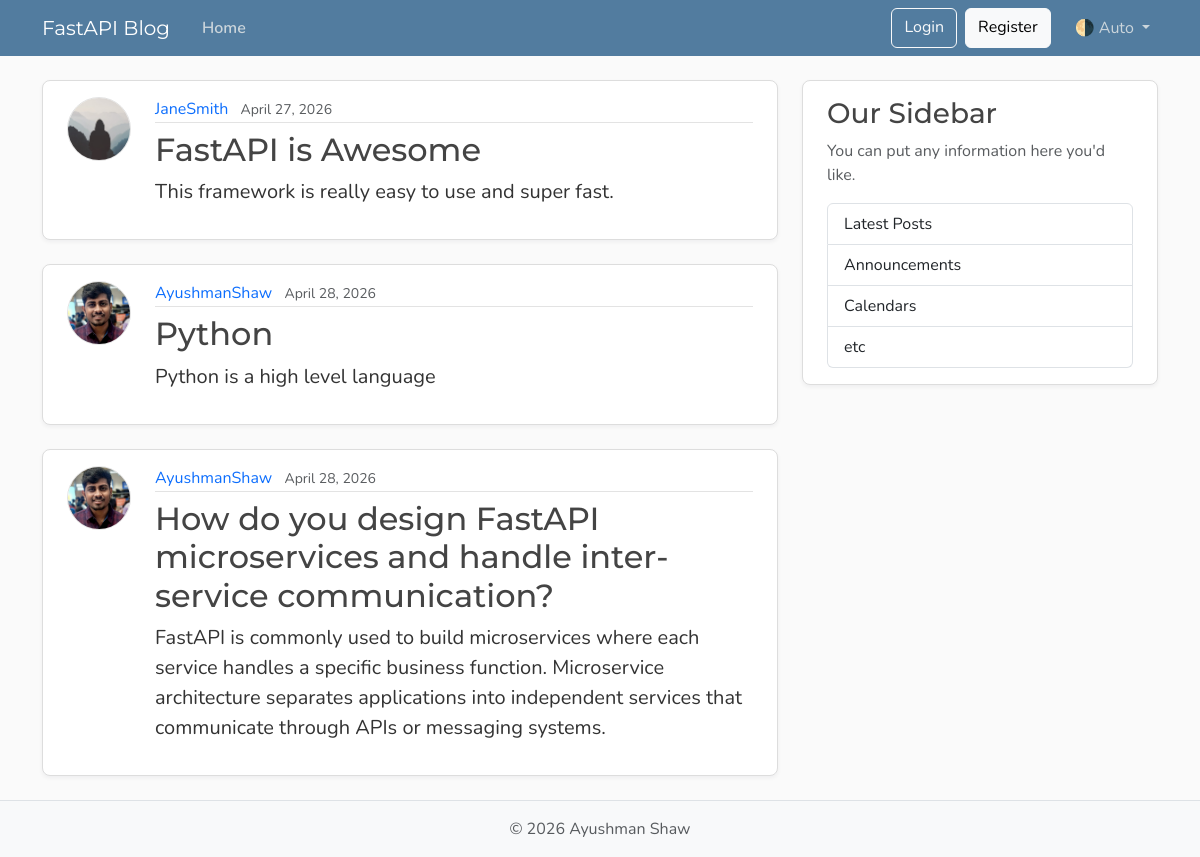
Page /posts on the earlier database version.
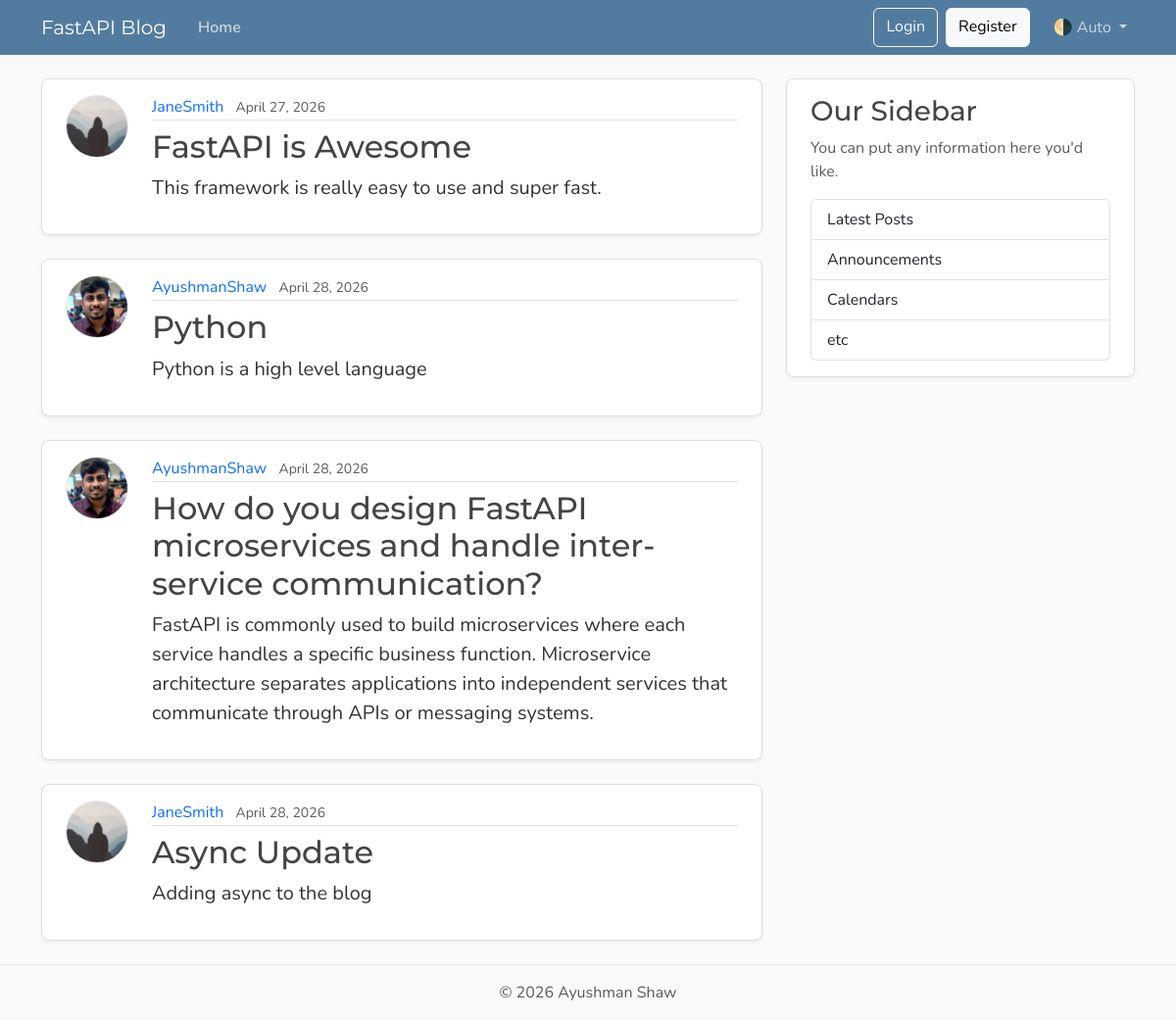
Same page on the later database version.
### models.py (models this page shows, shortened)
class Post(Base):
    __tablename__ = "posts"
    id : Mapped[int] = mapped_column(Integer, primary_key=True, index=True)
    title : Mapped[str] = mapped_column(String(100), nullable=False)
    content : Mapped[str] = mapped_column(Text, nullable=False)
    user_id : Mapped[int] = mapped_column(ForeignKey("users.id"), nullable=False, index=True)
    date_posted : Mapped[datetime] = mapped_column(DateTime(timezone=True), default=lambda : datetime.now(UTC))
    author : Mapped[User] = relationship(back_populates="posts")

class User(Base):
    __tablename__ = "users"
    id : Mapped[int] = mapped_column(Integer, primary_key=True, index=True)
    username : Mapped[str] = mapped_column(String(20), unique=True, nullable=False)
    email : Mapped[str] = mapped_column(String(30), unique=True, nullable=False)
    image_file : Mapped[str | None] = mapped_column(String(200), nullable=True, default=None)
    posts : Mapped[list[Post]] = relationship(back_populates="author", cascade="all, delete-orphan") # After adding cascade, when a user is deleted his posts are slao deleted

### main.py (the view)
@app.get("/", include_in_schema=False, name = "home")
@app.get("/posts", include_in_schema=False, name = "posts")
async def home(request : Request, db : Annotated[AsyncSession, Depends(get_db)]):
    result = await db.execute(
            select(models.Post)
            .options(selectinload(models.Post.author)) # Also load the related User (author) for each Post as author has a relationship with posts to avoid N+1 problem where 1 query fetches posts and N queries to fetch author in home.html. So, using selectinload to load the author immediately with the post
        )
    posts = result.scalars().all()
    return templates.TemplateResponse(request, "home.html", {"posts" : posts, "title" : "Home"})

### templates/home.html
{% extends "layout.html" %}
{% block content %}
  {% for post in posts %}
    <article class="content-section py-3 px-4 mb-4">
      <div class="d-flex align-items-start gap-4">
        <img class="rounded-circle article-img flex-shrink-0"
             src="{{ post.author.image_path }}"
             alt="{{ post.author.username }}'s profile picture"
             width="64"
             height="64"
             loading="lazy">
        <div class="flex-grow-1">
          <div class="article-metadata mb-2">
            <a class="me-2" href="{{ url_for('user_posts_page', user_id=post.author.id) }}">{{ post.author.username }}</a>
            <small class="text-body-secondary">{{ post.date_posted.strftime("%B %d, %Y") }}</small>
          </div>
          <h2>
            <a class="article-title" href="{{ url_for('post_page', post_id = post.id) }}">{{ post.title }}</a>
          </h2>
          <p class="article-content">{{ post.content }}</p>
        </div>
      </div>
    </article>
  {% endfor %}
{% endblock content %}

### templates/layout.html (shortened to what this page needs)
<!DOCTYPE html>
<html lang="en">
  <head>
    <link href="https://cdn.jsdelivr.net/npm/bootstrap@5.3.8/dist/css/bootstrap.min.css"
          rel="stylesheet"
>
    <link rel="stylesheet"
          type="text/css"
          href="{{ url_for("static", path='css/main.css') }}">
  </head>
  <body class="d-flex flex-column min-vh-100">
    <header class="site-header">
      <nav class="navbar navbar-expand-md bg-steel fixed-top"
           data-bs-theme="dark">
        <div class="container">
          <a class="navbar-brand me-4" href="{{ url_for("home") }}">FastAPI Blog</a>
          <div class="collapse navbar-collapse" id="navbarToggle">
            <div class="navbar-nav me-auto">
              <a class="nav-link active"
                 aria-current="page"
                 href="{{ url_for("home") }}">Home</a>
            </div>
            <div class="navbar-nav">
              <a class="btn btn-outline-light mb-2 mb-md-0 me-md-2" href="#">Login</a>
              <a class="btn btn-light mb-2 mb-md-0 me-md-3" href="#">Register</a>
              <div class="nav-item dropdown">
                <a class="nav-link dropdown-toggle"
                   href="#"
                   role="button"
                   id="bd-theme"
                   data-bs-toggle="dropdown"
                   aria-expanded="false">
                  <span id="bd-theme-text">🌗 Auto</span>
                </a>
              </div>
            </div>
          </div>
        </div>
      </nav>
    </header>
    <main role="main" class="container">
      <div class="row">
        <div class="col-md-8">
          {% block content %}
          {% endblock content %}
        </div>
        <aside class="col-md-4">
          <div class="content-section py-3 px-4 mb-4">
            <h3>Our Sidebar</h3>
            <p class="text-body-secondary">You can put any information here you'd like.</p>
            <ul class="list-group">
              <li class="list-group-item">Latest Posts</li>
              <li class="list-group-item">Announcements</li>
              <li class="list-group-item">Calendars</li>
              <li class="list-group-item">etc</li>
            </ul>
          </div>
        </aside>
      </div>
    </main>
    <footer class="mt-auto py-3 bg-body-tertiary border-top">
      <div class="container text-center">
        <p class="text-body-secondary mb-0">
          © <span id="year"></span> Ayushman Shaw
        </p>
      </div>
    </footer>
  </body>
</html>

### static/css/main.css (style rules this page uses)
:root { --font-heading: "Montserrat", system-ui, -apple-system, BlinkMacSystemFont, sans-serif; --font-body: "Nunito", system-ui, -apple-system, BlinkMacSystemFont, sans-serif; --color-bg-body: #fafafa; --color-bg-content: #ffffff; --color-text-primary: #333333; --color-text-heading: #444444; --color-steel: #527c9f; --color-nav-link: #cbd5db; --color-nav-link-hover: #ffffff; --color-link-hover: #428bca; --color-border: #dddddd; --color-border-light: #e3e3e3; --spacing-xl: 5rem; --article-img-size: 4rem; --account-img-size: 7.813rem; }
body { font-family: var(--font-body); background: var(--color-bg-body); color: var(--color-text-primary); }
main { padding-top: var(--spacing-xl); }
h1, h2, h3, h4, h5, h6 { font-family: var(--font-heading); color: var(--color-text-heading); }
.navbar-brand { font-family: var(--font-heading); }
a { text-decoration: none; }
.bg-steel { background-color: var(--color-steel); }
.site-header .navbar-nav .nav-link { color: var(--color-nav-link); transition: color 0.2s ease-in-out; }
.site-header .navbar-nav .nav-link.active { font-weight: 600; }
.content-section { background: var(--color-bg-content); border: 1px solid var(--color-border); border-radius: 0.5rem; box-shadow: 0 2px 4px rgba(15, 23, 42, 0.05); transition: box-shadow 0.15s ease, transform 0.15s ease, border-color 0.15s ease; }
.article-title { color: var(--color-text-heading); transition: color 0.2s ease-in-out; }
.article-content { white-space: pre-line; font-size: 1.25rem; }
.article-img { height: var(--article-img-size); width: var(--article-img-size); flex-shrink: 0; object-fit: cover; border: 1px solid var(--color-border-light); box-shadow: 0 0 0 2px var(--color-bg-content); }
.article-metadata { padding-bottom: 0.063rem; border-bottom: 1px solid var(--color-border-light); }
.article-metadata a { transition: color 0.2s ease-in-out; }
[data-bs-theme="dark"] { --color-bg-body: #1a1a1a; --color-bg-content: #2d2d2d; --color-text-primary: #e0e0e0; --color-text-heading: #f0f0f0; --color-border: #404040; --color-border-light: #4a4a4a; }

Differences in the rows shown:
added Post: author.username "JaneSmith", date_posted "April 28, 2026", title "Async Update", content "Adding async to the blog"
